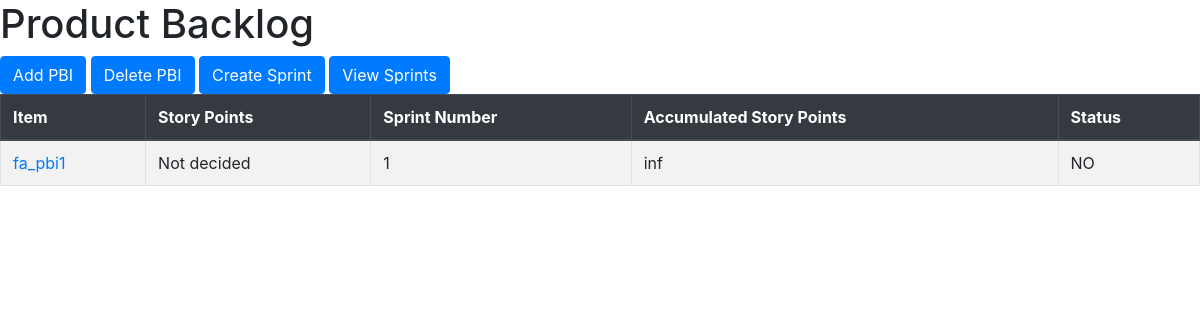
The page /fafa/view_pb on the database as committed earlier.
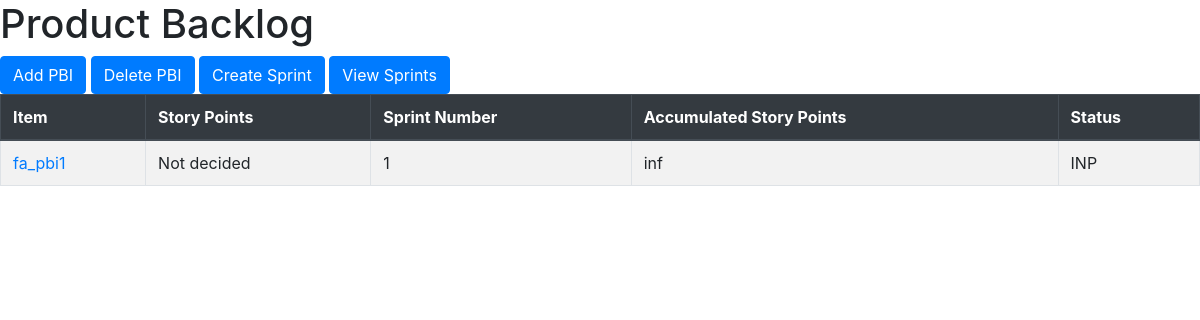
The same page on the database as committed later.
### backtrack/models.py (models this page shows, shortened)
class PBI(models.Model):
    title = models.CharField(max_length=20)
    card = models.TextField(blank=True, null=True)
    conversation = models.TextField(blank=True, null=True)
    storypoints = models.IntegerField(blank=True, null=True)
    priority = models.IntegerField(default=1)
    INPROGRESS = 'INP'
    FINISHED = 'FN'
    NOTSTARTED = 'NO'
    STATUS_CHOICES = [
        (INPROGRESS, 'in progress'),
        (FINISHED, 'finished'),
        (NOTSTARTED, 'not started')
    ]
    status = models.CharField(
        choices=STATUS_CHOICES,
        max_length=20,
        default=NOTSTARTED
    )
    product_backlog = models.ForeignKey(
        ProductBacklog, models.CASCADE
    )
    class Meta:
        ordering = ('priority',)

### backtrack/views.py (the view)
# urls.py: path("<project_name>/view_pb", views.PBView.as_view(), name="view pb"),
class PBView(ListView):
    model = PBI
    template_name = "backtrack/view_pb.html"
    def get_queryset(self):
        return PBI.objects.filter(
            product_backlog__project__name=\
                self.kwargs.get('project_name')
        )
    def get_context_data(self, **kwargs):
        context = super().get_context_data(**kwargs)
        context['project_name']= self.kwargs.get('project_name')
        pbi_list = self.get_queryset()
        CumStoryPoints = [0]
        inf = False
        for pbi in pbi_list:
            if inf:
                CumStoryPoints.append('inf')
            elif pbi.storypoints is None:
                inf = True
                CumStoryPoints.append('inf')
            else :
                CumStoryPoints.append(
                    CumStoryPoints[-1]+pbi.storypoints
                )
        context['CumStoryPoints'] = CumStoryPoints
        return context

### backtrack/templatetags/backtrack_extra.py (called while the page is built)
@register.filter
def index(value, arg):
    return value[arg]

### backtrack/templates/backtrack/view_pb.html (shortened to what this page needs)
{% load backtrack_extra %}
{% load bootstrap4 %}
{% bootstrap_css %}
<!DOCTYPE html>
<head>
</head>
<body>
    <h1>Product Backlog</h1>
    <div>
        <a class="btn btn-primary" role="button"
         href="{% url 'backtrack:add pbi' project_name %}">
         Add PBI</a>
        <a class="btn btn-primary" role="button"
        href="{% url 'backtrack:delete pbi' project_name %}">
        Delete PBI</a>
        <a class="btn btn-primary" role="button"
        href="{% url 'backtrack:create sb' project_name %}">
        Create Sprint</a>
        <a class="btn btn-primary" role="button"
        href="{% url 'backtrack:view sb' project_name %}">
        View Sprints</a>
    </div>
    <div>
        <table class="table table-striped table-bordered">
            <thead class="thead-dark">
                <tr>
                    <th scope="col">Item</th>
                    <th scope="col">Story Points</th>
                    <th scope="col">Sprint Number</th>
                    <th scope="col">Accumulated Story Points</th>
                    <th scope="col">Status</th>
                </tr>
            </thead>
            {% for pbi in pbi_list %}
            <tr>
                <td><a href="{% url 'backtrack:view pbi' pbi.pk %}">
                    {{ pbi.title }}</a></td>
                <td>{{ pbi.storypoints|default_if_none:'Not decided' }}</td>
                <td>
                    {% for sb in pbi.sprintbacklog_set.all %}
                        {% if forloop.last %}
                            {{ sb.sprint_number }}
                        {% else %}
                            {{ sb.sprint_number }},
                        {% endif %}
                    {% empty %}
                        None
                    {% endfor %}
                </td>
                <td>{{ CumStoryPoints|index:forloop.counter }}</td>
                <td>{{ pbi.status }}</td>
            </tr>
            {% empty %}
                <p>No existing PBIs, please add one</p>
            {% endfor %}
        </table>
    </div>
</body>

Rows that differ between the two databases and show on the page:
changed PBI "fa_pbi1": status "NO" → "INP"
